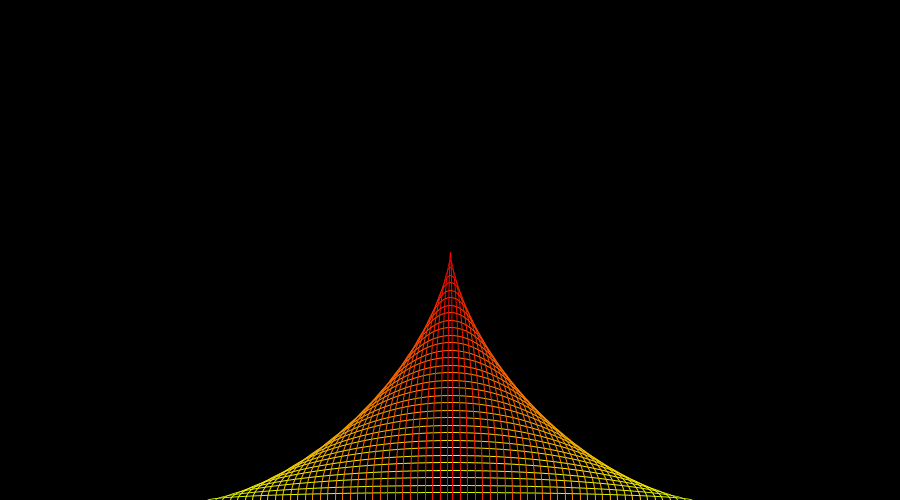
Frame 1 (no input)
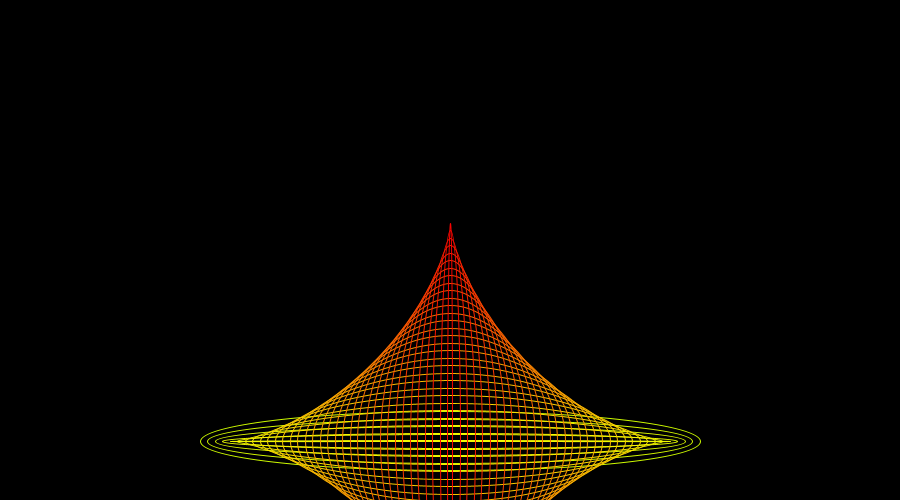
Frame 60 (the mouse pressed at the canvas centre just before this capture)
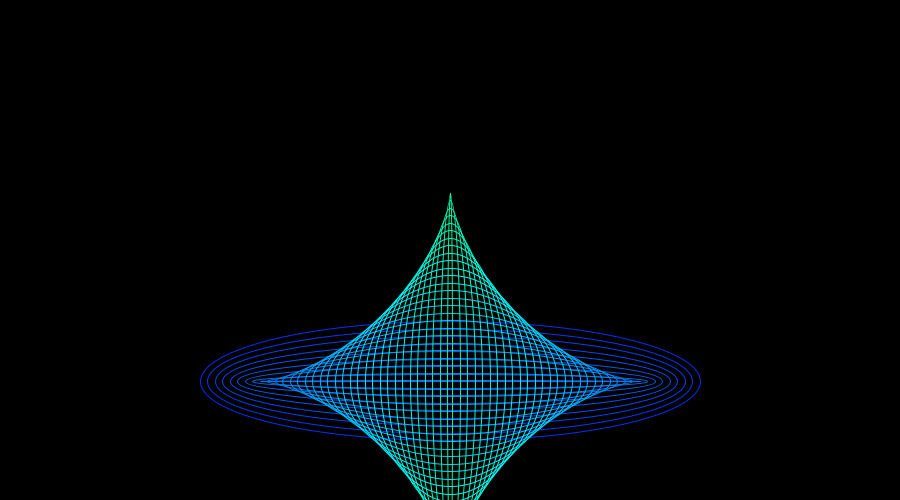
Frame 120 (the mouse held since frame 60 and released just before this capture)

The Processing sketch that drew these frames (run headless with seeded random() and noise(); from frame 60 on, the mouse is pressed at the canvas centre):

// Processing sketch: processing_186638
// ── processing_186638.pde

float yPos = 0.0;

void setup() {  // setup() runs once
  size(900, 500);
  frameRate(30);
  colorMode(HSB);
  noFill();
}
 
void draw() {  // draw() loops forever, until stopped
 background(0);
  yPos = yPos - 1.0;
  if (yPos < 0) {
    yPos = height;
  }
  for (int i=500; i>0; i=i-15) {
  stroke((i*0.1)+(mouseX/4),255,250);
  ellipse(450, yPos, i, i-yPos);
}
  //ellipse(0, yPos, width, i-yPos);
}
